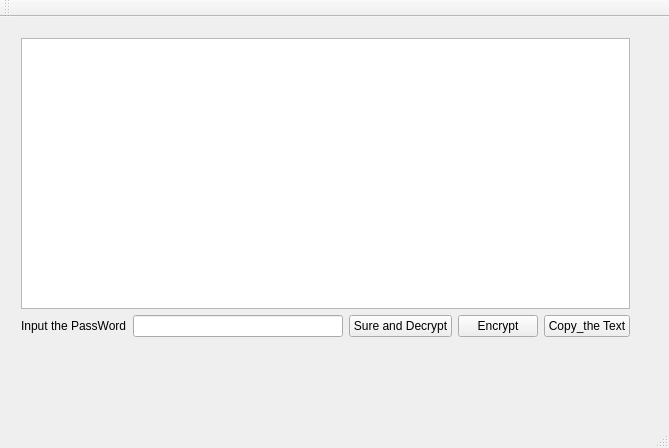
<?xml version="1.0" encoding="UTF-8"?>
<ui version="4.0">
 <class>MainWindow</class>
 <widget class="QMainWindow" name="MainWindow">
  <property name="geometry">
   <rect>
    <x>0</x>
    <y>0</y>
    <width>669</width>
    <height>448</height>
   </rect>
  </property>
  <property name="windowTitle">
   <string>MainWindow</string>
  </property>
  <widget class="QWidget" name="centralWidget">
   <widget class="QWidget" name="layoutWidget">
    <property name="geometry">
     <rect>
      <x>10</x>
      <y>10</y>
      <width>631</width>
      <height>321</height>
     </rect>
    </property>
    <layout class="QVBoxLayout" name="verticalLayout">
     <item>
      <widget class="QTextEdit" name="textEdit_editer"/>
     </item>
     <item>
      <layout class="QHBoxLayout" name="horizontalLayout">
       <item>
        <widget class="QLabel" name="label">
         <property name="text">
          <string>Input the PassWord</string>
         </property>
        </widget>
       </item>
       <item>
        <widget class="QLineEdit" name="lineEdit_password"/>
       </item>
       <item>
        <widget class="QPushButton" name="pushButton_sure">
         <property name="text">
          <string>Sure and Decrypt</string>
         </property>
        </widget>
       </item>
       <item>
        <widget class="QPushButton" name="pushButton_Encrypt">
         <property name="text">
          <string>Encrypt</string>
         </property>
        </widget>
       </item>
       <item>
        <widget class="QPushButton" name="pushButton_copy">
         <property name="text">
          <string>Copy_the Text</string>
         </property>
        </widget>
       </item>
      </layout>
     </item>
    </layout>
   </widget>
  </widget>
  <widget class="QMenuBar" name="menuBar">
   <property name="geometry">
    <rect>
     <x>0</x>
     <y>0</y>
     <width>669</width>
     <height>31</height>
    </rect>
   </property>
  </widget>
  <widget class="QToolBar" name="mainToolBar">
   <attribute name="toolBarArea">
    <enum>TopToolBarArea</enum>
   </attribute>
   <attribute name="toolBarBreak">
    <bool>false</bool>
   </attribute>
  </widget>
  <widget class="QStatusBar" name="statusBar"/>
 </widget>
 <layoutdefault spacing="6" margin="11"/>
 <resources/>
 <connections/>
</ui>
